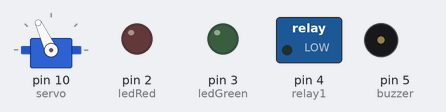
The sketch below on a simulated Arduino Mega 2560, built with avr-gcc and run on an emulated ATmega2560. On the bench: servo, switched loads named in the sketch (green lamp = pin HIGH), output pins drawn as LEDs (lit = HIGH), buzzer (waves = sounding, pin HIGH).

Above: at 4.5 s.
At 5.7 s:
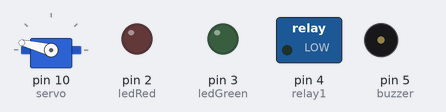
At 7.2 s:
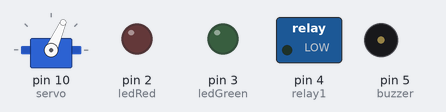
At 9.6 s:
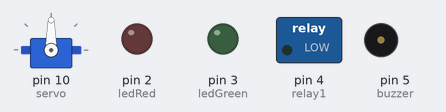
Timing chart, 0 to 11.1 s (numbered marks = the images above):
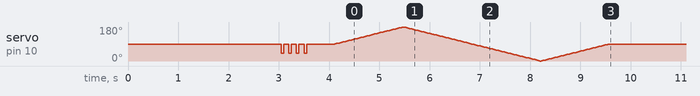

The sketch:

Toxic-Smoke-Detection-and-Odor-Neutralization-Robot.ino
```cpp
/*
    Motor1= Top Left
    Motor2= Bottom Left
    Motor3= Bottom Right
    Motor4= Top Right

    Motor1, Motor4 are forward 2 Motors
    Motor2, Motor3 are backward 2 Motors


  */
#include <AFMotor.h>
#include <SoftwareSerial.h>
#include <Servo.h>
#include <Wire.h>
#include "Adafruit_SHT31.h"
#include <MQ135.h>
#include <MQ2.h>
#include <MQ7.h>
#include "PMS.h"

#define relay1 4  // phun suong
#define relay2 4  // quat cho phun suong
#define relay3 4  // quat hut loc khi bui
#define relay4 4  //bat ion am

#define btn1 3 // mode do khi / mode che do di chuyen
#define btn2 3
#define btn3 3 // phun sương
#define btn4 3//quat + ion am

#define ledRed 2
#define ledGreen 3
#define ledBlue 4

#define PIN_MQ7 A3
#define PIN_MQ2 A0
#define PIN_MQ135 A2  // MQ135 Analog Input Pin

#define Speed 180

#define RIGHT_IR A2  // Right IR sensor connected to analog pin A2 of Arduino Uno:
#define LEFT_IR A3
#define Trig A0
#define Echo A1
#define spoint 90

#define buzzer 5
SoftwareSerial BLESerial(20, 21);
SoftwareSerial ESPSerial(22, 23);
SoftwareSerial DUSTSerial(2, 3);  // RX, TX
//initial motors pin
AF_DCMotor motor1(1, MOTOR12_1KHZ);
AF_DCMotor motor2(2, MOTOR12_1KHZ);
AF_DCMotor motor3(3, MOTOR34_1KHZ);
AF_DCMotor motor4(4, MOTOR34_1KHZ);

Servo servo;
int pos = 0;
Adafruit_SHT31 sht31 = Adafruit_SHT31();
PMS pms(DUSTSerial);
PMS::DATA data;


MQ135 mq135(PIN_MQ135);
MQ2 mq2(PIN_MQ2);
MQ7 mq7(PIN_MQ7, 5.0);


int distance;
int Left;
int Right;
int L = 0;
int R = 0;

int Right_Value = 0;  //Variable to store Right IR sensor value:
int Left_Value = 0;   //Variable to store Left IR sensor value:

int val;
int Speeed = 255;  // Change this value between 0 to 255 for speed

float h, t, correctedPPM, lpg, smoke, co;
int PM2_5, PM10_0;

bool phunsuongcheck = false;
void setup() {

  BLESerial.begin(9600);  //Set the baud rate to your Bluetooth module.
  Serial.begin(9600);
  DUSTSerial.begin(9600);
  if (!sht31.begin(0x44)) {  // Set to 0x45 for alternate i2c addr
    Serial.println("Couldn't find SHT31");
    while (1) delay(1);
  }
  pinMode(buzzer, OUTPUT);
  pinMode(relay1, OUTPUT);
  pinMode(relay2, OUTPUT);
  pinMode(relay3, OUTPUT);
  pinMode(relay4, OUTPUT);
  pinMode(Trig, OUTPUT);
  pinMode(Echo, INPUT);
  pinMode(ledRed, OUTPUT);
  pinMode(ledGreen, OUTPUT);
  pinMode(ledBlue, OUTPUT);
  pinMode(RIGHT_IR, INPUT);  //set analog pin RIGHT as an input:
  pinMode(LEFT_IR, INPUT);   //set analog pin RIGHT as an input:
  servo.attach(10);
  start();

  mq2.begin();

  for (pos = 90; pos <= 180; pos += 1) {  // goes from 90 degrees to 180 degrees:
    servo.write(pos);                     //tell servo to move according to the value of 'pos' variable:
    delay(15);                            //wait 15ms for the servo to reach the position:
  }
  for (pos = 180; pos >= 0; pos -= 1) {  // goes from 180 degrees to 0 degrees:
    servo.write(pos);                    //tell servo to move according to the value of 'pos' variable:
    delay(15);                           //wait 15ms for the servo to reach the position:
  }
  for (pos = 0; pos <= 90; pos += 1) {  //goes from 180 degrees to 0 degrees:
    servo.write(pos);                   //tell servo to move according to the value of 'pos' variable:
    delay(15);                          //wait 15ms for the servo to reach the position:
  }
}
void loop() {
}

//=======================================PHẦN HIỂN THỊ======================================================================================================================================
// lên màn hình và Blynk và đen báo tình trạng không khí

//=======================================PHẦN XỬ LÝ==========================================================================================================================================


void AUTOmode() {

  if (h < 30) {
    digitalWrite(relay1, HIGH);  // phun suong
    delay(100);
    digitalWrite(relay2, HIGH);  // quat phun sương
    phunsuongcheck = false;
  } else if (phunsuongcheck == false && h >= 30) {
    digitalWrite(relay1, LOW);  // phun suong
    delay(100);
    digitalWrite(relay2, LOW);  // quat phun sương
  }

  if (smoke > 5000 || co > 5000 || correctedPPM > 5000 || lpg > 5000 || PM2_5 > 30 || PM10_0 > 30) {
    digitalWrite(relay3, HIGH);  // quat loc khi bui

    if (co > 5000 || lpg > 5000) {
      digitalWrite(buzzer, HIGH);  // canh bao bang coi
      digitalWrite(relay1, HIGH);  // phun suong
      delay(100);
      digitalWrite(relay2, HIGH);  // quat phun sương
      phunsuongcheck = true;
    } else {
      digitalWrite(buzzer, LOW);  // tat canh bao bang coi
      digitalWrite(relay1, LOW);  // phun suong
      delay(100);
      digitalWrite(relay2, LOW);  // quat phun sương
      phunsuongcheck = false;
    }

    if (smoke > 5000 || correctedPPM > 5000 || PM2_5 > 30 || PM10_0 > 30) {
      digitalWrite(relay4, HIGH);  // bat ion am
    } else {
      digitalWrite(relay4, LOW);  // bat ion am
    }

  } else {
    digitalWrite(relay3, LOW);  // quat loc khi bui
    // chat luong khog khi tot
  }
}
void MANUALmode() {}


void ledRGB(int r, int g, int b) {
  analogWrite(ledRed, r);
  analogWrite(ledGreen, g);
  analogWrite(ledBlue, b);
}


//=======================================PHẦN ĐO KHÍ=========================================================================================================================================

void readSensor() {


  t = sht31.readTemperature();
  h = sht31.readHumidity();
  if (pms.read(data)) {
    PM2_5 = data.PM_AE_UG_2_5;   //(ug/m3)
     PM10_0 =data.PM_AE_UG_10_0; //(ug/m3)
  }

  correctedPPM = mq135.getCorrectedPPM(t, h);
  lpg = mq2.readLPG();
  smoke = mq2.readSmoke();
  co = mq7.getPPM();
}


// ======================================PHẦN DI CHUYỂN======================================================================================================================================


void FOLLOWmode() {
  delay(50);                //wait 50ms between pings:
  distance = ultrasonic();  //send ping, get distance in cm and store it in 'distance' variable:
  //Serial.print("distance");
  // Serial.println(distance);  // print the distance in serial monitor:
  Right_Value = digitalRead(RIGHT_IR);  // read the value from Right IR sensor:
  Left_Value = digitalRead(LEFT_IR);    // read the value from Left IR sensor:
  //Serial.print("RIGHT");
  //Serial.println(Right_Value);  // print the right IR sensor value in serial monitor:
  // Serial.print("LEFT");
  // Serial.println(Left_Value);  //print the left IR sensor value in serial monitor:
  if ((distance > 1) && (distance < 15)) {  //check wheather the ultrasonic sensor's value stays between 1 to 15.
                                            //If the condition is 'true' then the statement below will execute:
    //Move Forward:
    forward();
  } else if ((Right_Value == 0) && (Left_Value == 1)) {  //If the condition is 'true' then the statement below will execute:
    //Turn Left
    turnleft();
    delay(150);
  } else if ((Right_Value == 1) && (Left_Value == 0)) {  //If the condition is 'true' then the statement below will execute:
    //Turn Right
    turnright();
    delay(150);
  } else if (distance > 15) {  //If the condition is 'true' then the statement below will execute:
    //Stop
    Stop();
  }
}
void AVOIDmode() {
  distance = ultrasonic();
  if (distance <= 20) {
    Stop();
    back();
    delay(100);
    Stop();
    L = leftsee();
    servo.write(spoint);
    delay(800);
    R = rightsee();
    servo.write(spoint);
    if (L < R) {
      turnleft();
      delay(500);
      Stop();
      delay(200);
    } else if (L > R) {
      turnright();
      delay(500);
      Stop();
      delay(200);
    }
  } else {
    forward();
  }
}
void WIFImode() {
  if (ESPSerial.available() > 0) {
    val = ESPSerial.read();
    Stop();  //initialize with motors stoped
    if (val == 'F') {
      forward();
    }
    if (val == 'B') {
      back();
    }
    if (val == 'L') {
      left();
    }
    if (val == 'R') {
      right();
    }
    if (val == 'I') {
      topright();
    }
    if (val == 'J') {
      topleft();
    }
    if (val == 'K') {
      bottomright();
    }
    if (val == 'M') {
      bottomleft();
    }
    if (val == 'T') {
      Stop();
    }
  }
}
void BLEmode() {
  if (BLESerial.available() > 0) {
    val = BLESerial.read();
    Stop();  //initialize with motors stoped
    if (val == 'F') {
      forward();
    }
    if (val == 'B') {
      back();
    }
    if (val == 'L') {
      left();
    }
    if (val == 'R') {
      right();
    }
    if (val == 'I') {
      topright();
    }
    if (val == 'J') {
      topleft();
    }
    if (val == 'K') {
      bottomright();
    }
    if (val == 'M') {
      bottomleft();
    }
    if (val == 'T') {
      Stop();
    }
  }
}
void RFmode() {
}
void forward() {
  motor1.setSpeed(Speeed);
  motor1.run(FORWARD);
  motor2.setSpeed(Speeed);
  motor2.run(BACKWARD);
  motor3.setSpeed(Speeed);
  motor3.run(FORWARD);
  motor4.setSpeed(Speeed);
  motor4.run(BACKWARD);
}
void back() {
  motor1.setSpeed(Speeed);
  motor1.run(BACKWARD);
  motor2.setSpeed(Speeed);
  motor2.run(FORWARD);
  motor3.setSpeed(Speeed);
  motor3.run(BACKWARD);
  motor4.setSpeed(Speeed);
  motor4.run(FORWARD);
}
void left() {

  motor1.setSpeed(Speeed);
  motor1.run(BACKWARD);
  motor2.setSpeed(Speeed);
  motor2.run(BACKWARD);
  motor3.setSpeed(Speeed);
  motor3.run(BACKWARD);
  motor4.setSpeed(Speeed);
  motor4.run(BACKWARD);
}
void turnleft() {
  motor1.setSpeed(Speeed);
  motor1.run(BACKWARD);
  motor2.setSpeed(Speeed);
  motor2.run(BACKWARD);
  motor3.setSpeed(Speeed);
  motor3.run(FORWARD);
  motor4.setSpeed(Speeed);
  motor4.run(FORWARD);
}
void right() {

  motor1.setSpeed(Speeed);
  motor1.run(FORWARD);
  motor2.setSpeed(Speeed);
  motor2.run(FORWARD);
  motor3.setSpeed(Speeed);
  motor3.run(FORWARD);
  motor4.setSpeed(Speeed);
  motor4.run(FORWARD);
}
void turnright() {
  motor1.setSpeed(Speeed);
  motor1.run(FORWARD);
  motor2.setSpeed(Speeed);
  motor2.run(FORWARD);
  motor3.setSpeed(Speeed);
  motor3.run(BACKWARD);
  motor4.setSpeed(Speeed);
  motor4.run(BACKWARD);
}
void topleft() {

  motor1.setSpeed(Speeed);
  motor1.run(FORWARD);
  //  motor2.setSpeed(Speeed/3.1);
  //  motor2.run(FORWARD);
  motor3.setSpeed(Speeed);
  motor3.run(FORWARD);
  //  motor4.setSpeed(Speeed);
  //  motor4.run(FORWARD);
}
void topright() {

  //  motor1.setSpeed(Speeed);
  //  motor1.run(FORWARD);
  motor2.setSpeed(Speeed);
  motor2.run(BACKWARD);
  //  motor3.setSpeed(Speeed/3.1);
  //  motor3.run(FORWARD);
  motor4.setSpeed(Speeed);
  motor4.run(BACKWARD);
}
void bottomleft() {

  //  motor1.setSpeed(Speeed);
  //  motor1.run(FORWARD);
  motor2.setSpeed(Speeed);
  motor2.run(FORWARD);
  //  motor3.setSpeed(Speeed/3.1);
  //  motor3.run(FORWARD);
  motor4.setSpeed(Speeed);
  motor4.run(FORWARD);
}
void bottomright() {


  motor1.setSpeed(Speeed);
  motor1.run(BACKWARD);
  //  motor2.setSpeed(Speeed/3.1);
  //  motor2.run(FORWARD);
  motor3.setSpeed(Speeed);
  motor3.run(BACKWARD);
  //  motor4.setSpeed(Speeed);
  //  motor4.run(FORWARD);
}
void Stop() {
  motor1.setSpeed(0);
  motor1.run(RELEASE);  //stop the motor when release the button
  motor2.setSpeed(0);
  motor2.run(RELEASE);
  motor3.setSpeed(0);
  motor3.run(RELEASE);
  motor4.setSpeed(0);
  motor4.run(RELEASE);
}
void start() {
  delay(3000);
  for (int a = 0; a < 4; a++) {
    servo.write(spoint);
    delay(50);
    servo.write(40);
    delay(50);
    servo.write(90);
    delay(50);
    servo.write(spoint);
  }
}
int ultrasonic() {
  digitalWrite(Trig, LOW);
  delayMicroseconds(4);
  digitalWrite(Trig, HIGH);
  delayMicroseconds(10);
  digitalWrite(Trig, LOW);
  long t = pulseIn(Echo, HIGH);
  long cm = t / 29 / 2;  //time convert distance
  return cm;
}
int leftsee() {
  servo.write(20);
  delay(800);
  Left = ultrasonic();
  return Left;
}
int rightsee() {
  servo.write(150);
  delay(800);
  Right = ultrasonic();
  return Right;
}
//================================================================================================================
```
